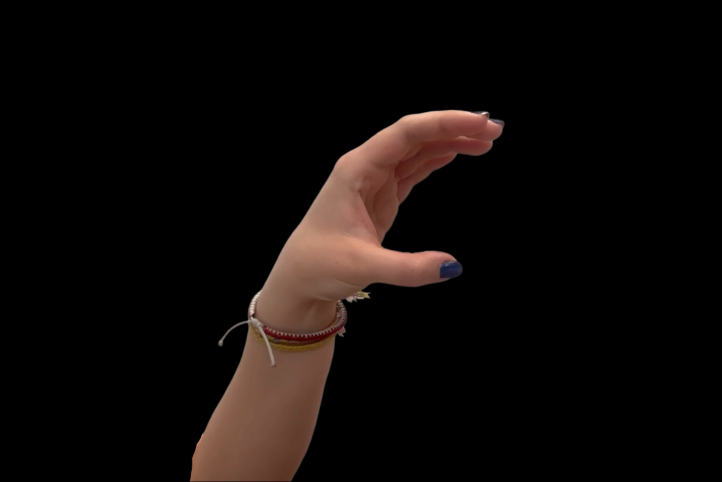
#> input picture C_test.png, 1444 x 964 px, found by its file name (shown at 1/2 size)
$ python load_and_predict.py
#> lines starting #> are read from the running program, lines starting #| are printed output that depends on the picture; after the words box and inside, x2 and y2 are one past the last pixel; in counts of white or black regions, pixels touching at a corner belong together
### backend/neural_network/neural_network.py
import numpy
import os
import cv2
import pickle
import copy


IMAGE_PATH = "/Users/anna/desktop/school/A LEVEL - ANNA/COMPUTER SCIENCE/NEA/asl_images"


class Layer:
    """A fully-connected dense neural network layer with regularisation support."""

    # [97 lines left out: functions __init__, forward_pass, backward_pass, get_parameters, set_parameters, not called in this run]


class InputLayer:
    #NOTE: Need to docstring this class!!!
    def forward_pass(self, inputs, training):
        self.output = inputs


class DropoutLayer:
    """
    Regularisation layer that randomly zeros inputs during training.

    Implements dropout regularisation by randomly masking a fraction of inputs during forward propagation and scaling output during training.
    """

    # [41 lines left out: functions __init__, forward_pass, backward_pass, not called in this run]


class LinearActivation:
    """Applgies the Linear activation function"""

    # [35 lines left out: functions forward_pass, backward_pass, predictions, not called in this run]


class ReluActivation:
    """
    Applies the ReLU (Rectified Linear Unit) activation function.

    In forward propagation, output = max(0, input)
    In backward propagation, derivative = 1 where input > 0, else 0.
    """

    # [37 lines left out: functions forward_pass, backward_pass, predictions, not called in this run]


class SoftmaxActivation:
    """Applies the softmax activation function"""

    # [49 lines left out: functions forward_pass, backward_pass, predictions, not called in this run]


class SigmoidActivation:
    """
    Applies the sigmoid activation function.

    In forward propagation, output = 1 / (1 + exp(-input)).
    In backward propagation, graidnet = output * (1 - output).
    """

    # [31 lines left out: functions forward_pass, backward_pass, predictions, not called in this run]


class Loss:
    """Base class for loss classes with regularisatin support."""

    # [95 lines left out: functions __init__, regularisation_loss, remember_trainable_layers, calculate, calculate_accumulated, reset_epoch, not called in this run]


class CategoricalCrossEntropyLoss(Loss):
    """Categorical cross-entropy loss function (for multi-class classification problems). A child class of the Loss parent class."""

    # [55 lines left out: functions forward_pass, backward_pass, not called in this run]


class BinaryCrossEntropyLoss(Loss):
    """Binary cross entropy loss function (for binary classification problems). A child class of the Loss parent class."""

    # [37 lines left out: functions forward_pass, backward_pass, not called in this run]


class MeanSquaredErrorLoss(Loss):
    """Mean squared error loss function for regression tasks. A child class of the Loss parent class."""

    # [30 lines left out: functions forward_pass, backward_pass, not called in this run]


class MeanAbsoluteErrorLoss(Loss):
    """Mean absolute error loss for regression tasks. A child class of the Loss parent class."""

    # [12 lines left out: functions forward_pass, backward_pass, not called in this run]


class SoftmaxClassifier:  #Calculated partial derivatives for both the Categorical Cross Entropy Loss and Softmax Activation functions. It is possible to combine the derivatives of both equations and do it in a, computationally, much faster way.
    """Combined softmax activation and categorical cross-entropy loss classes for optimised gradient calculation."""

    # [19 lines left out: function backward_pass, not called in this run]


class StochasticGradientDescentOptimiser:
    """
    Stochastic Gradient Descent (SGD) optimiser function. One of the optimisers that could be implemented during training.

    Adjusts weights and biases using gradients to minimise loss. It incorporates a decay rate that decreases the learning rate over time, allowing for the steps to decrease as the training progresses.
    """

    # [69 lines left out: functions __init__, pre_update_parameters, update_parameters, post_update_parameters, not called in this run]

#NOTE: UPDATE DOCSTRINGS
class AdagradOptimiser:
    """
    Adagrad optimiser class. One of the optimisers that could be implemented during training.

    The Adagrad optimiser adapts the learning rate based on history of gradient information. This factors in larger steps for infrequent features and smaller steps for frequent features.
    """

    # [65 lines left out: functions __init__, pre_update_parameters, update_parameters, post_update_parameters, not called in this run]


#NOTE: UPDATE DOCSTRING
class RMSPropOptimiser:
    """
    RMSProp optimiser class. One of the optimisers that could be implemented during training.

    The RMSProp optimiser calculates an adaptive learning rate per parameter - like Adagrad - just in a different way.
    """

    # [68 lines left out: functions __init__, pre_update_parameters, update_parameters, post_update_parameters, not called in this run]


class AdamOptimiser:
    """
    Adam (Adaptive Momentum) optimiser. One of the optimisers that could be implemented during training.

    The Adam optimiser applies an adaptive learning rate, as in RMSProp, and momentum, as in SGD.
    """
    # [69 lines left out: functions __init__, pre_update_parameters, update_parameters, post_update_parameters, not called in this run]


class Accuracy:
    """Base class for accuracy calculations."""

    # [42 lines left out: functions __init__, calculate, calculate_accumulated, reset_epoch, not called in this run]


class RegressionAccuracy(Accuracy):
    """Accuracy metric for regression tasks using threshold-based comparison."""

    # [28 lines left out: functions __init__, initialise, compare, not called in this run]


class CategoricalAccuracy(Accuracy):
    """Categorical accuracy for classification tasks."""

    def __init__(self, binary: bool = False):
        super().__init__()
        self.binary = binary

    # [24 lines left out: functions initialise, compare, not called in this run]


class Model:
    """Main neural network model class managing layers, training, and evaluation."""

    # [281 lines left out: functions __init__, add_layer, set, finalise, train, evaluate and 4 more, not called in this run]

    @staticmethod #This must be a static method as you should be able to use it without instantiating an object of the Model class.
    def load(file_path: str) -> "Model":
        """
        Deserialise model from storage.

        Args:
        file_path: Path to saved model file.

        Returns:
        "Model": Reconstructed Model instance.
        """
        with open(file_path, "rb") as file:
            model = pickle.load(file)

        return model

    # [87 lines left out: functions calculate_batch_steps, get_batch_data, reset_tracking_metrics, execute_parameter_updates, print_training_update, not called in this run]


### backend/neural_network/load_and_predict.py
from neural_network import Model
import numpy
import cv2
from matplotlib import pyplot as plt

def process_image(image_path: str):

#> called with image_path = 'C_test.png'
    image = cv2.imread(image_path)
#> image is the input picture: shape (964, 1444, 3); mean B, G, R 8.5, 10.3, 15.2

    if image is None:
        raise ValueError("Error: Could not read image.")

    gray_image = cv2.cvtColor(image, cv2.COLOR_BGR2GRAY)
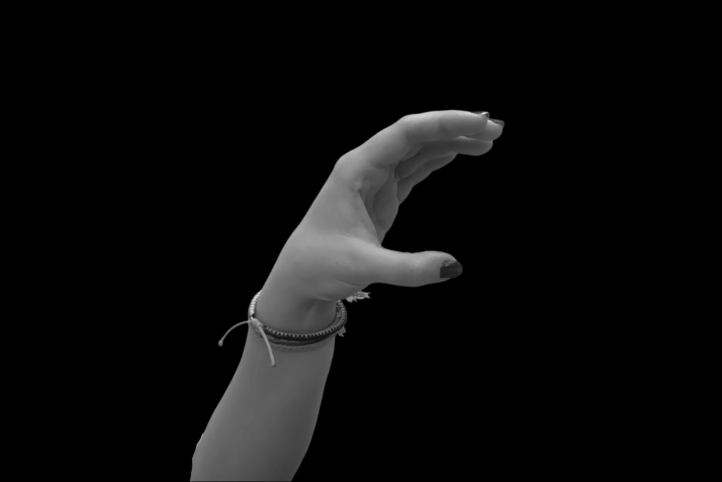
#> gray_image: shape (964, 1444) (shown at 1/2 size); min 0, max 235, mean 11.5

    threshold_value, thresholded_image = cv2.threshold(gray_image, 1, 255, cv2.THRESH_BINARY)
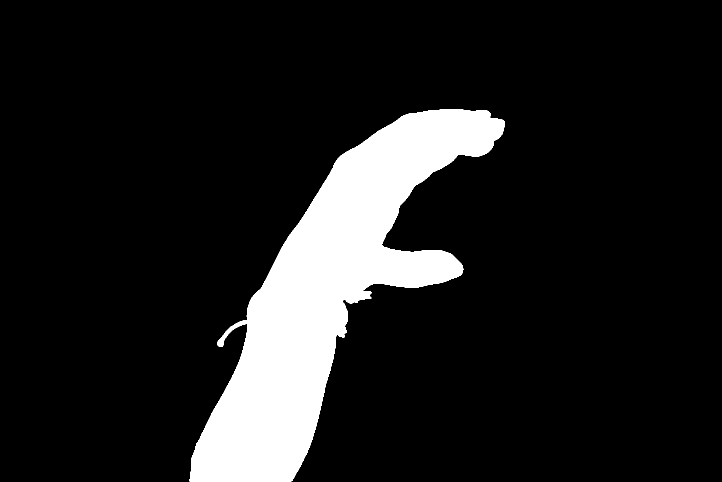
#> thresholded_image: shape (964, 1444) (shown at 1/2 size); 12% white; 1 white region, box (x1, y1, x2, y2) and area: (379, 218, 1009, 963) 166618

    processed_image = cv2.resize(thresholded_image, (28, 28))
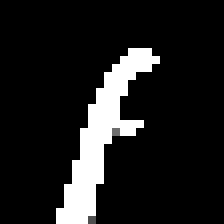
#> processed_image: shape (28, 28) (shown 8 times larger); min 0, max 255, mean 29.8

    processed_image_data = (processed_image.reshape(1, -1).astype(numpy.float32) - 127.5) / 127.5

    return processed_image_data


def load_and_predict(model_name: str, image_data) -> str:

    ASL_LABELS = {
    0: 'A',
    1: 'B',
    2: 'C',
    3: 'D',
    4: 'E',
    5: 'F',
    6: 'G',
    7: 'H',
    8: 'I',
    9: 'J',
    10: 'K',
    11: 'L',
    12: 'M',
    13: 'N',
    14: 'O',
    15: 'P',
    16: 'Q',
    17: 'R',
    18: 'S',
    19: 'T',
    20: 'U',
    21: 'V',
    22: 'W',
    23: 'X',
    24: 'Y',
    25: 'Z',
    }

    model = Model.load(model_name)

    confidences = model.predict(image_data)

    predictions = model.output_layer_activation.predictions(confidences)

    prediction = ASL_LABELS[predictions[0]]

    return prediction

if __name__ == "__main__":
    image_data = process_image("C_test.png")
#> (the run stopped early here; a loop or call above may not have finished)

$ run again, with L_test 2.png copied over C_test.png
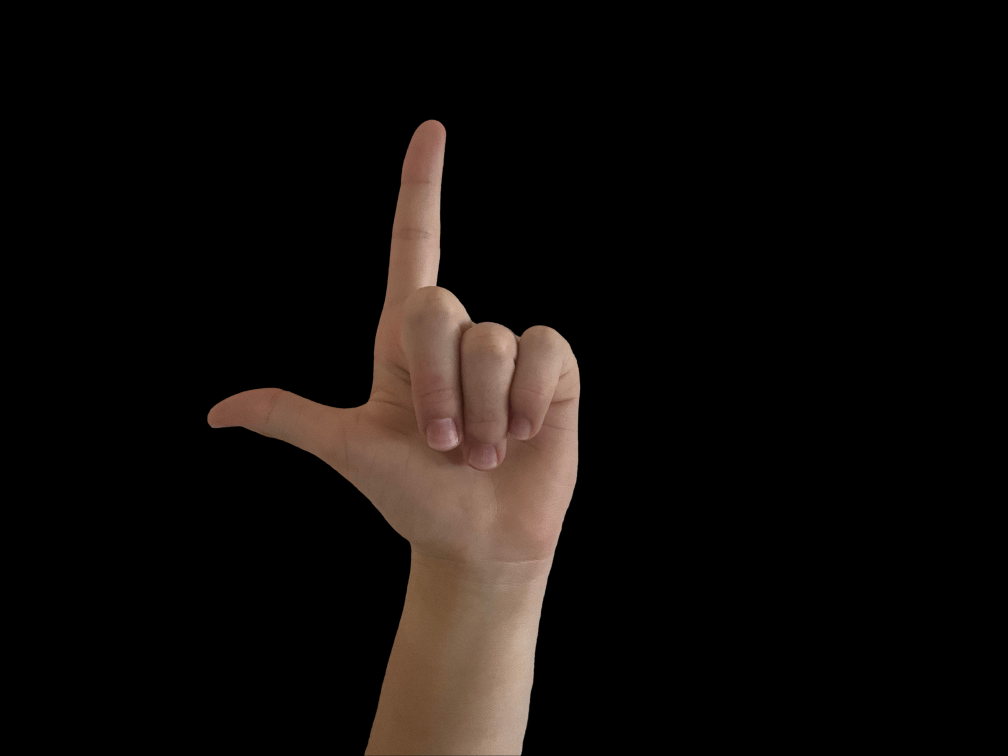
#> input picture L_test 2.png, 4032 x 3024 px, found by its file name (shown at 1/4 size)
#> in process_image, image is the input picture: shape (3024, 4032, 3); mean B, G, R 10.3, 12.5, 16.6
#> in process_image, `threshold_value, thresholded_image = cv2.threshold(gray_image, 1, 255,..`:
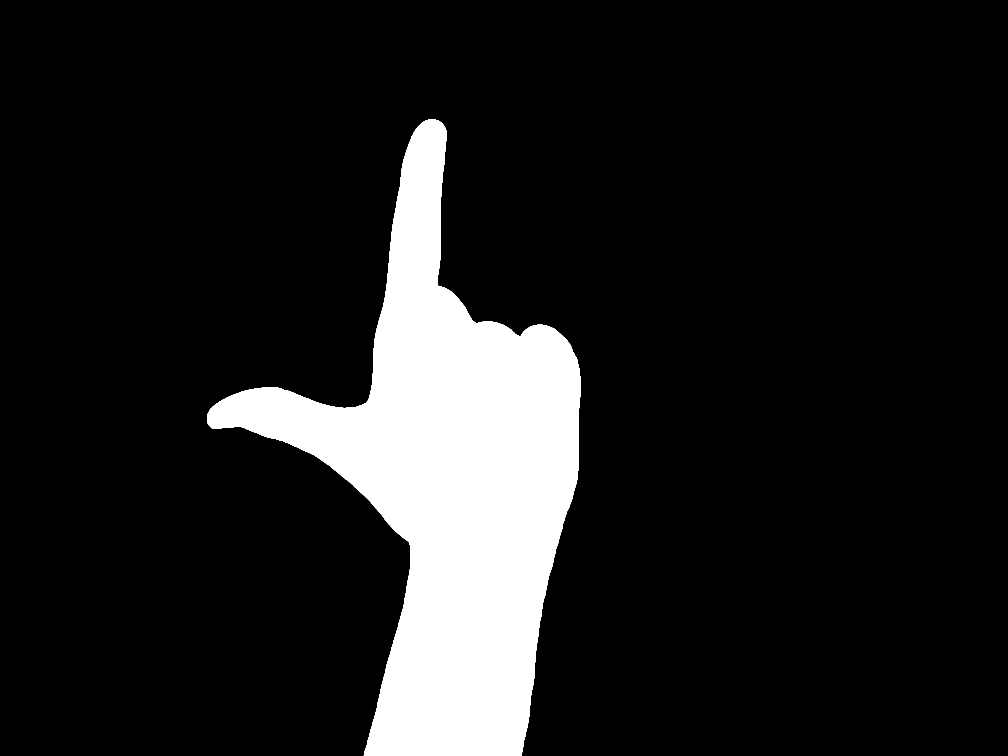
#> thresholded_image: shape (3024, 4032) (shown at 1/4 size); 12.3% white; 1 white region, box (x1, y1, x2, y2) and area: (828, 476, 2323, 3023) 1495440
#> in process_image, `processed_image = cv2.resize(thresholded_image, (28, 28))`:
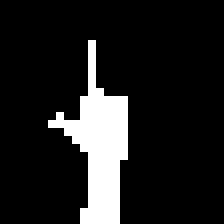
#> processed_image: shape (28, 28) (shown 8 times larger); 12.4% white; 1 white region, box (x1, y1, x2, y2) and area: (6, 5, 16, 28) 97
